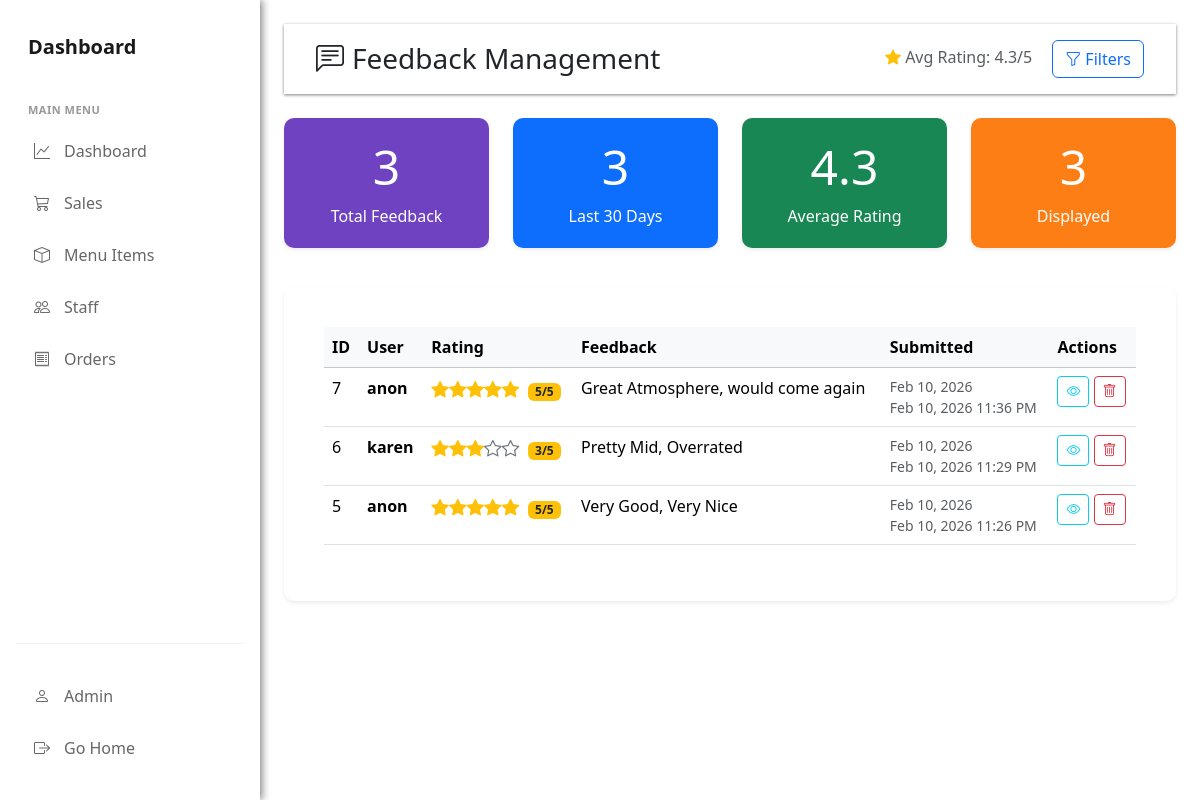
Page /feedback.php (signed in) on the earlier database version.
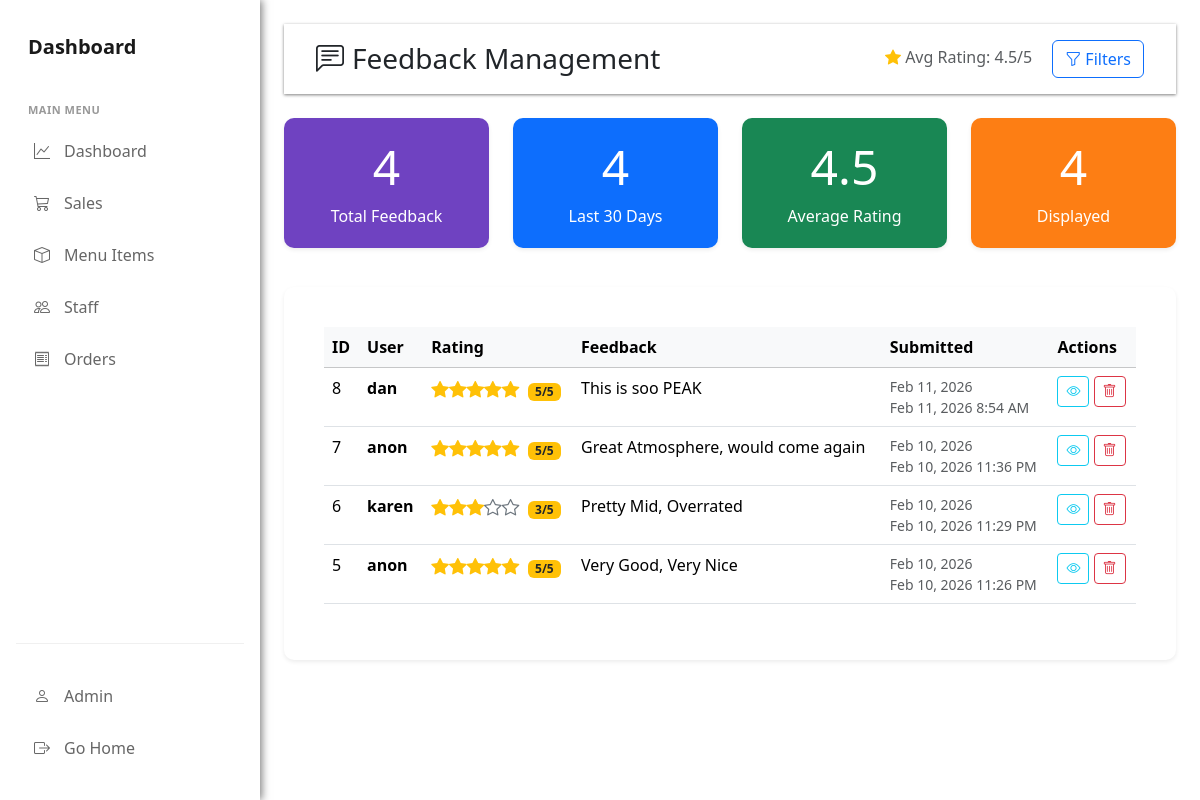
Same page on the later database version.
### tables this page shows
CREATE TABLE `feedbacks` (
  `id` int(11) NOT NULL,
  `feedback_text` text NOT NULL,
  `rating` int(1) DEFAULT 3,
  `created_at` datetime NOT NULL,
  `user_id` int(11) DEFAULT NULL
);

### feedback.php (the view, shortened to what the rows shown need)
<?php
require 'app/db.php';
require 'app/feedback_functions.php';
$orderBy = 'created_at DESC';
$feedback_items = getAllFeedbacks($pdo);
usort($feedback_items, function($a, $b) use ($orderBy) {
    if ($orderBy === 'rating DESC, created_at DESC') {
        if ($a['rating'] == $b['rating']) {
            return strtotime($b['created_at']) - strtotime($a['created_at']);
        }
        return $b['rating'] - $a['rating'];
    } elseif ($orderBy === 'rating ASC, created_at DESC') {
        if ($a['rating'] == $b['rating']) {
            return strtotime($b['created_at']) - strtotime($a['created_at']);
        }
        return $a['rating'] - $b['rating'];
    } elseif ($orderBy === 'created_at ASC') {
        return strtotime($a['created_at']) - strtotime($b['created_at']);
    } else {
        return strtotime($b['created_at']) - strtotime($a['created_at']);
    }
});
$stats = getFeedbackStats($pdo);
?>
<!DOCTYPE html>
<html lang="en">
<head>
    <link rel="stylesheet" href="assets/css/dashStyle.css">
    <link href="assets/vendor/bootstrap/css/bootstrap.min.css" rel="stylesheet">
    <link href="assets/vendor/bootstrap-icons/bootstrap-icons.css" rel="stylesheet">
    <link href="assets/vendor/aos/aos.css" rel="stylesheet">
</head>
<body>
    <div class="app-container">
        <div class="main-content">
            <div class="col-md-13 col-lg-12 p-4">
                <div class="top-bar d-flex justify-content-between align-items-center mb-4">
                    <h1 class="h3 mb-0">
                        <i class="bi bi-chat-left-text me-2"></i>Feedback Management
                    </h1>
                </div>
                <div class="row mb-4">
                    <div class="col-md-3">
                        <div class="stat-card total shadow-sm">
                            <div class="text-center">
                                <h1 class="display-5"><?php echo $stats['total']; ?></h1>
                            </div>
                        </div>
                    </div>
                    <div class="col-md-3">
                        <div class="stat-card days shadow-sm">
                            <div class="card-body text-center">
                                <h1 class="display-5"><?php echo $stats['recent']; ?></h1>
                            </div>
                        </div>
                    </div>
                    <div class="col-md-3">
                        <div class="stat-card avg shadow-sm">
                            <div class="card-body text-center">
                                <h1 class="display-5"><?php echo $stats['average_rating']; ?></h1>
                            </div>
                        </div>
                    </div>
                    <div class="col-md-3">
                        <div class="stat-card displayed shadow-sm">
                            <div class="card-body text-center">
                                <h1 class="display-5"><?php echo count($feedback_items); ?></h1>
                            </div>
                        </div>
                    </div>
                </div>
                <div class="card shadow-sm mb-4">
                    <div class="card-body">
                        <div class="table-responsive">
                            <table class="table table-hover">
                                <thead class="table-light">
                                    <tr>
                                        <th>ID</th>
                                        <th>User</th>
                                        <th>Rating</th>
                                        <th>Feedback</th>
                                        <th>Submitted</th>
                                        <th>Actions</th>
                                    </tr>
                                </thead>
                                <tbody>
                                    <?php if (empty($feedback_items)): ?>
                                        <tr>
                                            <td colspan="6" class="text-center text-muted py-4">
                                                No feedback found.
                                            </td>
                                        </tr>
                                    <?php else: ?>
                                        <?php foreach ($feedback_items as $feedback): ?>
                                            <tr>
                                                <td><?php echo $feedback['id']; ?></td>
                                                <td>
                                                    <div>
                                                        <strong><?php echo htmlspecialchars($feedback['display_name']); ?></strong>
                                                    </div>
                                                </td>
                                                <td>
                                                    <div class="rating-stars">
                                                        <?php echo formatRatingDashboard($feedback['rating']); ?>
                                                        <span class="badge bg-warning text-dark rating-badge ms-1">
                                                            <?php echo $feedback['rating']; ?>/5
                                                        </span>
                                                    </div>
                                                </td>
                                                <td>
                                                    <div class="feedback-text" id="feedback-text-<?php echo $feedback['id']; ?>">
                                                        <?php echo nl2br(htmlspecialchars($feedback['feedback_text'])); ?>
                                                    </div>
                                                </td>
                                                <td class="text-muted small">
                                                    <?php echo formatFeedbackDateDashboard($feedback['created_at']); ?>
                                                    <div class="text-muted">
                                                        <?php echo date('M j, Y g:i A', strtotime($feedback['created_at'])); ?>
                                                    </div>
                                                </td>
                                                <td class="table-actions">
                                                    <button class="btn btn-sm btn-outline-info"
                                                            data-bs-toggle="modal"
                                                            data-bs-target="#viewFeedbackModal"
                                                            data-feedback-id="<?php echo $feedback['id']; ?>"
                                                            data-feedback-name="<?php echo htmlspecialchars($feedback['display_name']); ?>"
                                                            data-feedback-rating="<?php echo $feedback['rating']; ?>"
                                                            data-feedback-text="<?php echo htmlspecialchars($feedback['feedback_text']); ?>"
                                                            data-feedback-date="<?php echo date('F j, Y g:i A', strtotime($feedback['created_at'])); ?>"
                                                            onclick="viewFeedback(this)">
                                                        <i class="bi bi-eye"></i>
                                                    </button>
                                                    <form method="POST" class="d-inline" onsubmit="return confirm('Delete this feedback? This action cannot be undone.');">
                                                        <button type="submit" name="delete_feedback" class="btn btn-sm btn-outline-danger">
                                                            <i class="bi bi-trash"></i>
                                                        </button>
                                                    </form>
                                                </td>
                                            </tr>
                                        <?php endforeach; ?>
                                    <?php endif; ?>
                                </tbody>
                            </table>
                        </div>
                    </div>
                </div>
            </div>
        </div>
    </div>
</body>
</html>

### app/feedback_functions.php (shortened to what the rows shown need)
<?php
function getAllFeedbacks($pdo) {
    try {
        $stmt = $pdo->query("
            SELECT f.*,
                   COALESCE(u.username, 'Anonymous') as display_name,
                   u.profile_picture
            FROM feedbacks f
            LEFT JOIN users u ON f.user_id = u.id
            ORDER BY f.created_at DESC
        ");
        return $stmt->fetchAll(PDO::FETCH_ASSOC);
    } catch(PDOException $e) {
        error_log("Error fetching feedbacks: " . $e->getMessage());
        return [];
    }
}
function getFeedbackStats($pdo) {
    $stats = [];
    try {
        $stmt = $pdo->query("SELECT COUNT(*) as total FROM feedbacks");
        $stats['total'] = $stmt->fetch(PDO::FETCH_ASSOC)['total'];
        $stmt = $pdo->query("SELECT AVG(rating) as average_rating FROM feedbacks");
        $stats['average_rating'] = round($stmt->fetch(PDO::FETCH_ASSOC)['average_rating'], 1);
        $stmt = $pdo->query("
            SELECT rating, COUNT(*) as count
            FROM feedbacks
            GROUP BY rating
            ORDER BY rating DESC
        ");
        $stats['distribution'] = $stmt->fetchAll(PDO::FETCH_ASSOC);
        $stmt = $pdo->prepare("
            SELECT COUNT(*) as recent_count
            FROM feedbacks
            WHERE created_at >= DATE_SUB(NOW(), INTERVAL 30 DAY)
        ");
        $stmt->execute();
        $stats['recent'] = $stmt->fetch(PDO::FETCH_ASSOC)['recent_count'];
    } catch(PDOException $e) {
        error_log("Error getting feedback stats: " . $e->getMessage());
        $stats['total'] = 0;
        $stats['average_rating'] = 0;
        $stats['distribution'] = [];
        $stats['recent'] = 0;
    }
    return $stats;
}
function formatRatingDashboard($rating) {
    $stars = '';
    for ($i = 1; $i <= 5; $i++) {
        if ($i <= $rating) {
            $stars .= '<i class="bi bi-star-fill text-warning"></i>';
        } else {
            $stars .= '<i class="bi bi-star text-secondary"></i>';
        }
    }
    return $stars;
}
function formatFeedbackDateDashboard($date) {
    $timestamp = strtotime($date);
    $now = time();
    $diff = $now - $timestamp;
    if ($diff < 3600) {
        $minutes = floor($diff / 60);
        return ($minutes < 1) ? 'Just now' : $minutes . ' minutes ago';
    } elseif ($diff < 86400) {
        $hours = floor($diff / 3600);
        return $hours . ' hour' . ($hours > 1 ? 's' : '') . ' ago';
    } elseif ($diff < 604800) {
        $days = floor($diff / 86400);
        return $days . ' day' . ($days > 1 ? 's' : '') . ' ago';
    } else {
        return date('M j, Y', $timestamp);
    }
}
?>

Differences in the rows shown:
added feedbacks: id "8", display_name "dan", rating "5", feedback_text "This is soo PEAK", created_at "Feb 11, 2026", created_at "Feb 11, 2026 8:54 AM"
Other differences:
$stats['average_rating']: "4.3" → "4.5"
$stats['total']: "3" → "4"
$stats['recent']: "3" → "4"
count($feedback_items): "3" → "4"
